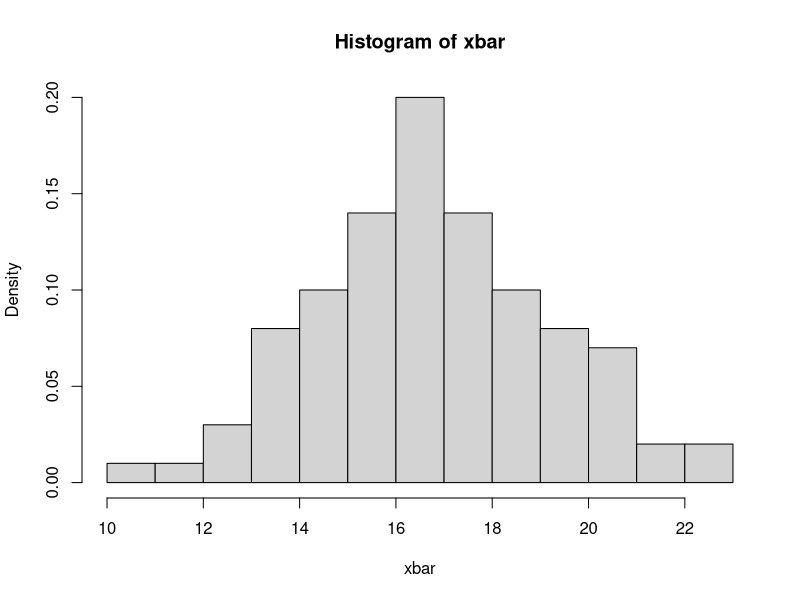
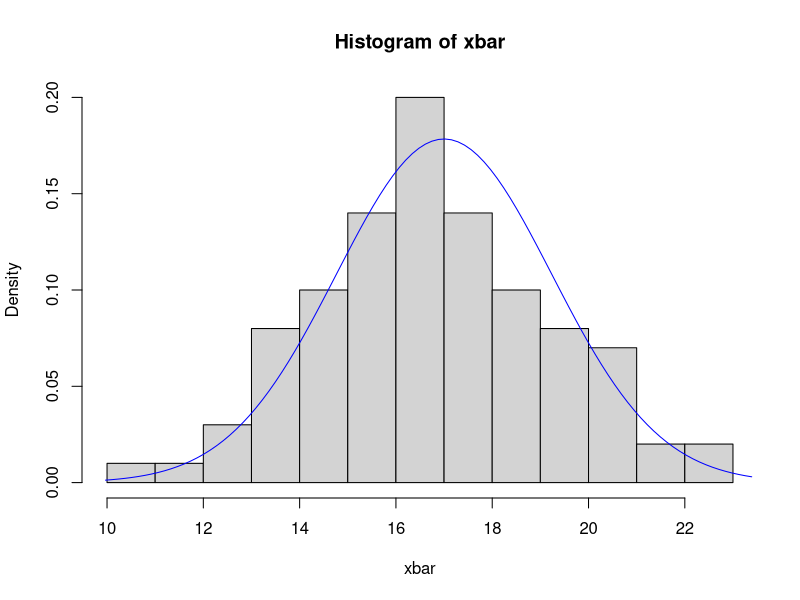
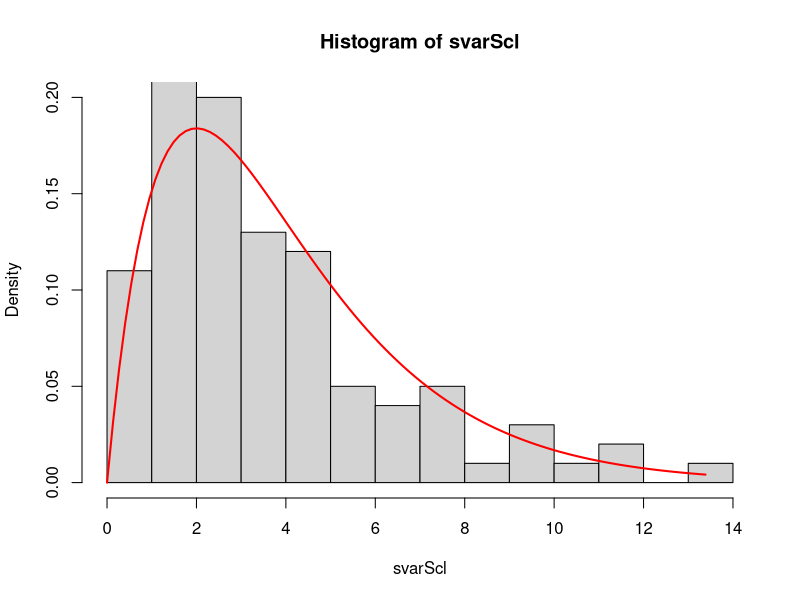
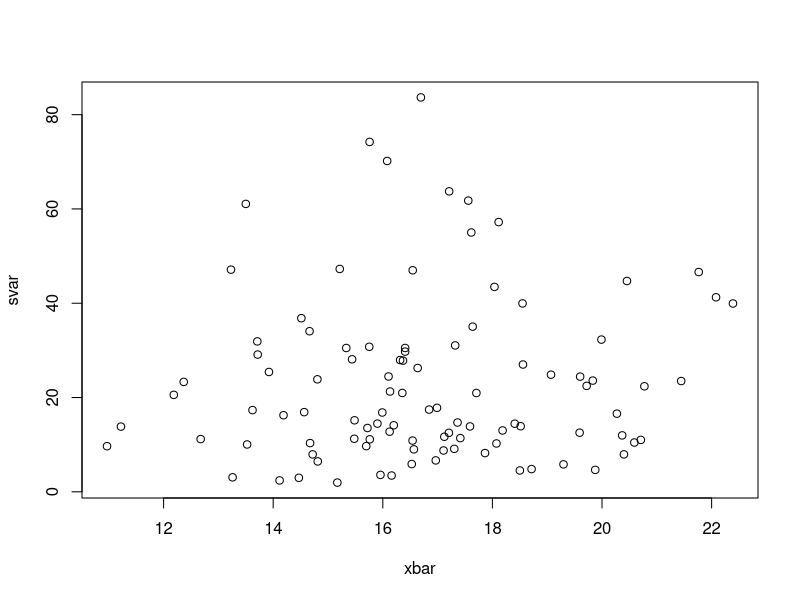
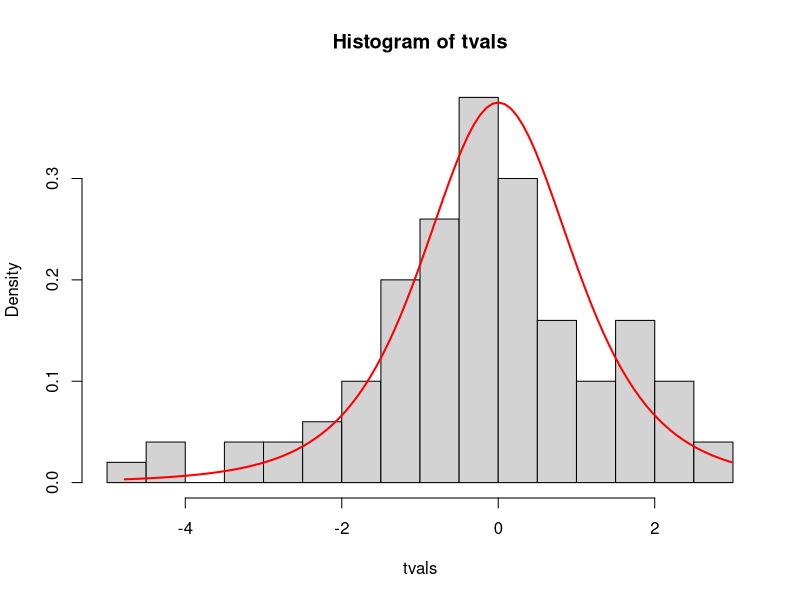
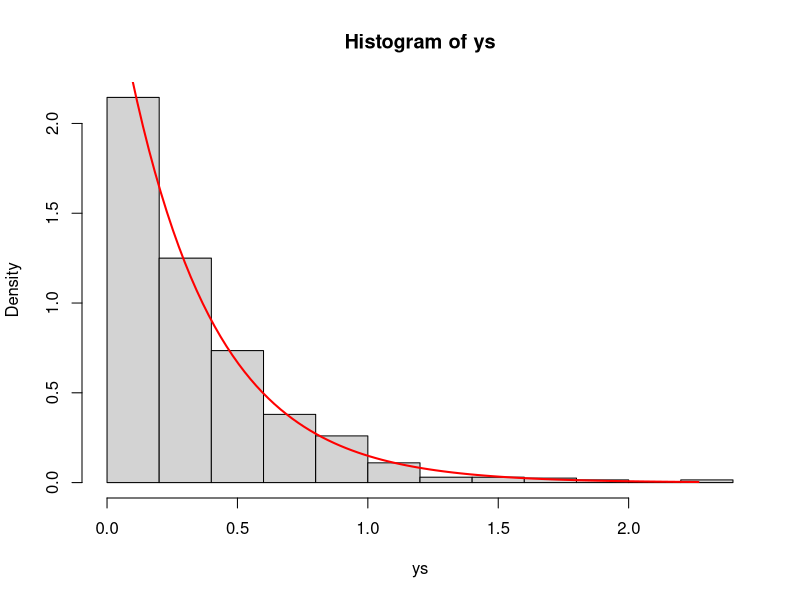
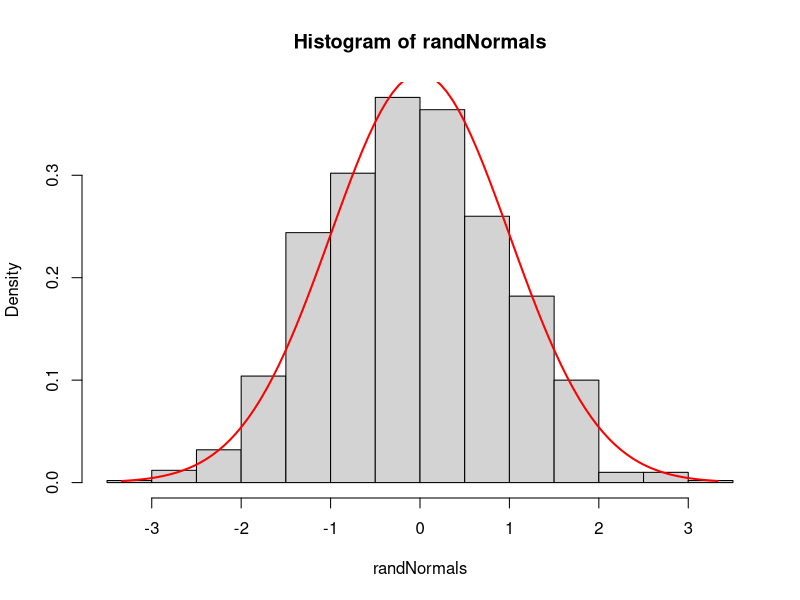

Write the R code that produced these figures, in order.
#
# PRACTICAL 1-3: Distributions Arising in Normal Sampling
# -------------------------------------------------------
#
#
# In this practical, we will investigate the behaviour and distributions of summary statistics
# calculated from samples of normally-distributed data. To do this, we will use R to simulate large
# numbers of Normal random samples, and from each of which we will compute the sample mean and
# variance. By repeating this experiment for a large number of such samples, we will accumulate a
# large number of sample means and variances which we will investigate and compare to the results
# we would expect to find from the theory in lectures.
  
# You will need the following skills from previous practicals:
#   *   Basic R skills with arithmetic, functions, etc
#   *   Manipulating and creating vectors: `c`, `seq`, 
#   *   Calculating data summaries: `mean`, `sd`, `var`, `min`, `max`
#   *   Plotting a scatterplot with `plot`, and a histogram with `hist`
# New R techniques:
#   *   Random number generation with `rnorm`, `runif`, etc
#   *   Evaluation of standard density functions via `dnorm`, `dunif`, etc
#   *   Creating a matrix with `matrix`
#   *   Applying a function to every row/column of a matrix with `apply`
#   *   Drawing a curve on an existing plot using `lines`

#
# ==================================================================================
#
# 1. Normal Sampling Theory
#
# First, let's recap (or introduce) a little theory. If you haven't seen this yet in lectures, you
# will soon (Lecture 4). Consider a sample of n Normally-distributed data points: X_1, ... ,X_n 
# i.i.d random variables from N(μ, σ^2/n). We can say:
#
# * The sample mean Xbar has distribution:
#
#          n
#  Xbar =  ∑ X_i ∼ N(μ,σ^2/n).
#         i=1
#
# * The sample variance S^2 is independent of Xbar, and is such that
#
#  (n−1) 
#  ----- S^2 ∼ χ^2_{n−1}.
#   σ^2
#
# * If we standardise Xbar using the sample sd, S, instead of the population sd, σ, we don't get a
# Normal distribution -  we get the following t distribution instead: 
#
#     (Xbar − μ)  
# T = ----------  ∼ t_{n−1}
#        S/√n


# ========================================================================================
#
# 2. Generating the samples
#
#
# In order to illustrate this theory, we require a large number of samples from normal distributions that will act as our data in the following calculations. To generate the random numbers from a normal distribution, we will use the `rnorm` function.
#
# ^^^^^^^^^^^^^^^^^^^^^^^^^^^^^^^^^^^^^^^^^^^^^^^^^^^^^^^^^^^^^^^^^^^^^^^^^^^^^^^^^^^^^^^^^^^^^^^
# ^ TECHNIQUE: 
# ^ 
# ^ We can use the `rnorm` function to generate random numbers from a normal distribution. To 
# ^ generate `n` random normal variates from a Normal distribution with mean `m` and standard 
# ^ deviation `s`, we use the command:
# ^  
# ^  rnorm(n, mean=m, sd=s)
# ^
# ^ The `mean` and `sd` arguments are optional, and default to 0 and 1 respectively if missing.
# ^
# ^ For more details, see the section on random number generation in "R Help 5: Basic Stats".
# ^
# ^^^^^^^^^^^^^^^^^^^^^^^^^^^^^^^^^^^^^^^^^^^^^^^^^^^^^^^^^^^^^^^^^^^^^^^^^^^^^^^^^^^^^^^^^^^^^^^
                                                 
#
# Exercise 2.1:
# ~~~~~~~~~~~~~
#  * Use the `rnorm` function to try generating:
#
#    a. 5 random standard Normal numbers
#
#    b. 20 random numbers from N(5, 5^2)
#
#  * Check the mean and standard deviation of your sample using the `mean` and `sd` functions - are the values what you expected?



samp1 <- rnorm(5) ## 5 standard normals
mean(samp1) ## expect mean approx 0, but sample is small so we wouldn't worry if we weren't close
var(samp1)  ## and var approx 1
samp2 <- rnorm(20,mean=5,sd=5) ## set mean and sd arguments to get N(5,25)
mean(samp2) ## expect about 5
sd(samp2) ## expect sqrt(25)=5




# Exercise 2.2:
# ~~~~~~~~~~~~~
#
#  * Now we're ready to construct our data set. Using `rnorm`, generate a vector of 500 random
#    standard normal values, and save it to a variable `zs`. Check the mean and standard 
#    deviation are consistent with the population distribution.


zs <- rnorm(500)
zs[1:5] ## print the first few elements
mean(zs)
sd(zs)



# Exercise 2.3:
# ~~~~~~~~~~~~~
#
# Let’s change the mean and variance of our sample to make things (fractionally) more interesting.
# Lets suppose we want our data to come from a normal population with mean 17 and standard 
# deviation 5.
#
#  * Recall that if Z ~ N(0,1), then (a+bZ) ~ N(a,b^2) - use this result to apply the appropriate
#    transformation to `zs` to correspond with the new population mean and variance, and save the
#    result to a new variable `xs`.
#
#  * Check the mean and standard deviation of xs to ensure your transformation worked as intended.
#
#  * Hint: you can apply standard arithmetic to vectors in R.

xs <- 17+5*zs
xs[1:5]
mean(xs)
sd(xs)



# Next, we want to treat our 500 X values as if they were 100 different random samples, each of
# size 5. To do this, we will transform our vector of length 500 into a `matrix` with 100 rows 
# and 5 columns. This way, each of the rows in the matrix corresponds to a different random 
# sample of size 5.

# ^^^^^^^^^^^^^^^^^^^^^^^^^^^^^^^^^^^^^^^^^^^^^^^^^^^^^^^^^^^^^^^^^^^^^^^^^^^^^^^^^^^^^^^^^^^^^^^
# ^ TECHNIQUE: 
# ^ 
# ^ A matrix is created using the `matrix` function, which takes three arguments: the values of 
# ^ the matrix (`data`), the number of rows (`nrow`), and the number of columns (`ncol`).
# ^ 
# ^ To produce a 3 x 3 matrix containing the integers 1 to 9, we would write:
# ^ 
# ^   matrix(1:9, nrow = 3, ncol=3)
# ^ 
# ^ For more details, see "R Help 6: Matrices".
# ^ 
# ^^^^^^^^^^^^^^^^^^^^^^^^^^^^^^^^^^^^^^^^^^^^^^^^^^^^^^^^^^^^^^^^^^^^^^^^^^^^^^^^^^^^^^^^^^^^^^^

# Exercise 2.4:
# ~~~~~~~~~~~~~
#
#
# * Use the `matrix` function to create a  100 x 5 matrix from the values in `xs`. 
# * Save the result as `xMatrix`.


xMatrix <- matrix(xs, nr=100, nc=5)
xMatrix[1:3,] ## print the first few rows



# ========================================================================================
#
# 3. Investigating Xbar
#
#
# To investigate the behaviour of Xbar, we need some data. From the previous step, we have 
# effectively generated 100 Normal samples each of size 5, each represented by a row in 
# `xMatrix`. What we want to do now to calculate the sample mean for each of these samples 
# (i.e every row). This will give us a collection of 100 observed sample mean values, xbar, 
# drawn from the distribution of Xbar which we can investigate more closely.

# ^^^^^^^^^^^^^^^^^^^^^^^^^^^^^^^^^^^^^^^^^^^^^^^^^^^^^^^^^^^^^^^^^^^^^^^^^^^^^^^^^^^^^^^^^^^^^^^
# ^ TECHNIQUE: 
# ^ 
# ^ We can use the `apply` function to evaluate the same function for either every row or every
# ^ column of a given matrix (or data frame). This is particularly useful for computing summary
# ^ statistics (means, standard deviations, etc) for all variables in a data set.
# ^ 
# ^ The `apply` function takes three arguments: 
# ^  *  `X` - the matrix or data frame to use for calculations
# ^  *  `MARGIN` - which indicates whether to evaluate over the rows (`MARGIN=1`) or 
# ^                columns (`MARGIN=2`) of the matrix
# ^  *  `FUN` - the name of the function we wish to evaluate.
# ^ 
# ^ For example, to calculate the minimum value in each column of a matrix `A`, we could write
# ^ 
# ^   apply(A, MARGIN=2, FUN=min)
# ^ 
# ^ For more details, read the entry in "R Help 9: Programming" on `apply`.
# ^                                          
# ^^^^^^^^^^^^^^^^^^^^^^^^^^^^^^^^^^^^^^^^^^^^^^^^^^^^^^^^^^^^^^^^^^^^^^^^^^^^^^^^^^^^^^^^^^^^^^^


#
# Exercise 3.1:
# ~~~~~~~~~~~~~
#
#  * Use the `apply` function to compute the sample `mean` for every row of `xMatrix`. 
#    Save the results as `xbar`.
#
#  * Calculate the mean and variance of `xbar` - do they agree with the values that we would 
#    expect from the theoretical distribution of Xbar given in section 1.1 above?

xbar <- apply(xMatrix, MARGIN=1, FUN=mean)
xbar[1:5]




# Now we'll use the `hist` function to plot a histogram of the `xbar` values from our sample, 
# and we'll overlay the Normal density curve we'd expect from the theory on top of the 
# histogram using `lines`.

#
# Exercise 3.2:
# ~~~~~~~~~~~~~
#  * If you're unfamiliar with plotting histograms with `hist`, quickly read up  on the `hist`
#    function in "R Help 7: Plots".
#
#  * Use `hist` to draw a histogram of `xbar` setting `breaks=15` to ensure we show enough detail
#    in the bars in the plot, and set `freq=FALSE` to plot the vertical axis as frequency density
#    instead of frequency.

hist(xbar,freq=FALSE,breaks=15)



# ^^^^^^^^^^^^^^^^^^^^^^^^^^^^^^^^^^^^^^^^^^^^^^^^^^^^^^^^^^^^^^^^^^^^^^^^^^^^^^^^^^^^^^^^^^^^^^^
# ^ 
# ^ TECHNIQUE: 
# ^ 
# ^ R provides a range of functions to support calculations with standard probability distributions.
# ^ To save creating our own functions to evaluate the pdfs and cdfs, we can use these standard 
# ^ functions instead. 
# ^ 
# ^ For every distribution there are four functions. The functions for each distribution begin
# ^ with a particular letter to indicate the functionality (see table below) followed by the name
# ^ of the distribution:
# ^ 
# ^ | Letter | e.g.    | Function                                                          |
# ^ |--------|---------|-------------------------------------------------------------------|
# ^ | "d"    | `dnorm` | evaluates the probability density (or mass) function, f(x)        |
# ^ | "p"    | `pnorm` | evaluates the cumulative density function, F(x)=P[X <= x], hence  |
# ^ |        |         | finds the probability the specified random variable is less than  |
# ^ |        |         | the given argument.                                               |
# ^ | "q"    | `qnorm` | evaluates the inverse cumulative density function (quantiles),    |
# ^ |        |         | F^{-1}(q) i.e. given a probability q it returns the value x such  |
# ^ |        |         | that P[X <= x] = q. Used to obtain critical values associated     |
# ^ |        |         | with particular probabilities q.                                  |
# ^ | "r"    | `rnorm` | generates random numbers                                          |
# ^   
# ^   We've already seen one example with `rnorm` to generate random Normal values. The appropriate
# ^ functions for Normal, t and chi^2 distributions are given below, along with the optional
# ^ l parameter arguments.
# ^ 
# ^     + Normal distribution: `dnorm`, `pnorm`, `qnorm`, `rnorm`.
# ^                            Parameters: `mean` (mu) and `sd` (sigma).
# ^     + t distribution: `dt`, `pt`, `qt`, `rt`. 
# ^                       Parameter: `df`.
# ^     + chi^2 distribution: `dchisq`, `pchisq`, `qchisq`, `rchisq`. 
# ^                       Parameter: `df`.
# ^ 
# ^^^^^^^^^^^^^^^^^^^^^^^^^^^^^^^^^^^^^^^^^^^^^^^^^^^^^^^^^^^^^^^^^^^^^^^^^^^^^^^^^^^^^^^^^^^^^^^

#
# Exercise 3.3:
# ~~~~~~~~~~~~~
#
# To produce the Normal density curve, we need to evaluate the pdf of N(μ, σ^2/n) over the 
# plotting range of the histogram:
#
# * First, construct a sequence of values (using `seq`) which starts at the minimum of `xbar` 
#   and goes up to the maximum value of `xbar` and has length `100`. 
#   Save this vector as `seqx`.
#   Hint: You'll need the `seq`, `min`, and `max` functions - see "R Help 4 Vectors" for help
#         if needed.
# * We can use `dnorm` to evaluate the normal density function at the values `seqx` and save
#   these values as `ndens`. Try this now.
#   Make sure you supply the correct value of μ to the `mean` argument, and σ/√n to the `sd`
#   argument, otherwise your pdf won't match the histogram. 



# ^^^^^^^^^^^^^^^^^^^^^^^^^^^^^^^^^^^^^^^^^^^^^^^^^^^^^^^^^^^^^^^^^^^^^^^^^^^^^^^^^^^^^^^^^^^^^^^
# ^ TECHNIQUE: 
# ^ 
# ^ We can use R's line drawing function `lines` to add an (approximate) curve to a plot. 
# ^ To draw a function f(x) on an existing plot, we evaluate the function f at a sequence of x 
# ^ points and then use `lines` to draw connected line segments between each (x,f(x)) pair to 
# ^ form the curve.
# ^ 
# ^ For example, if we save the x values in a vector `xs` and the f(x) values in a vector `fs`
# ^ then the command to add the curve to the plot is:
# ^ 
# ^   lines(x=xs, y=fs)
# ^ 
# ^ Like other plotting functions, `lines` can be modified by adding argumets to specify 
# ^ different line types, widths, and colours. See the "R Help 8: Advanced plots" page for 
# ^ detail on how to customise your curve.
# ^ 
# ^^^^^^^^^^^^^^^^^^^^^^^^^^^^^^^^^^^^^^^^^^^^^^^^^^^^^^^^^^^^^^^^^^^^^^^^^^^^^^^^^^^^^^^^^^^^^^^



#
# Exercise 3.4:
# ~~~~~~~~~~~~~
#  * Use the `lines` function to add a solid blue curve between the points `x=seqx` and 
#    `y=ndens` to your histogram. 
#
#  * _Note:_ if your density curve goes off the top of your plot, then try redrawing the 
#    histogram but set the limits of the vertical axis by passing the `ylim=c(a,b)` argument 
#    to the `hist` function where `a` and `b` are your desired upper and lower limits of the
#    y axis. Use a lower limit of `0` and choose the upper limit to be large enough to see the
#    entire curve.
#
#  * How does the distribution of our sample of xbar values compare (in terms of shape, location,
#    and spread) with the theoretical distribution of Xbar? Does it agree with the theory?
#


hist(xbar,freq=FALSE,breaks=15)
tmpx <- seq(min(xbar)-1, max(xbar)+1, length=100)
ndens <- dnorm(tmpx, mean=17, sd=5/sqrt(5))
lines(x=tmpx, y=ndens, col='blue')






# ========================================================================================
#
# 4. Investigating S^2 and T
#
#
# Now lets look move on to investigate the sample variances and standardised values. If our data
# are normal, then a multiple of the sample variance (n−1) S^2 / σ^2 should follow a χ2 
# distribution with n−1 degrees of freedom. Let’s compute the sample variances for our 100 
# samples and investigate this using the techniques above.
#
#
#
# Exercise 4.1:
# ~~~~~~~~~~~~~~
#
# * Apply the `var` function to each of the samples in `xMatrix` to create a vector of 100
#   sample variances, s^2. 
#   Call these `svar`.
# * The theory says that the random quantity (n−1)S^2/σ^2 has a χ2_(n-1) distribution. Re-scale
#   the sample variances by multiplying `svar` by (n−1)/σ^2, and call this `svarScl` (for 'scaled
#   sample variance').
# * Calculate the mean and variance of `svarScl` - do they agree with the mean and variance
#   of the appropriate χ2_(n-1) distribution? 

svar <- apply(xMatrix, MARGIN=1, FUN=var)
svarScl <- (5-1)/5^2 * svar
mean(svarScl) ## expect mean = df = (n-1) = 4
var(svarScl)  ## expect var = 2*df = 2*(n-1) = 8




#
# Exercise 4.2:
# ~~~~~~~~~~~~~~
#
# * Go back to your code from Exercises 3.2-3.4 to plot the histogram of $\bar{x}$ with a 
#   normal density curve on top. 
#   Adjust the code to instead plot a histogram of s^2 and overlay the density function for
#   a χ2_n−1 distribution using the `dchisq` function.
# * Do the samples appear consistent with the theoretical distribution?

hist(svarScl,freq=FALSE,breaks=15,ylim=c(0,0.2))
tmpx <- seq(0, max(svarScl), length=100)
chisqdens <- dchisq(tmpx, df=(5-1))
lines(x=tmpx, y=chisqdens, col='red', lwd=2)



#
# Exercise 4.3:
# ~~~~~~~~~~~~~~
#
# * According to the theory, Xbar and S^2 should be independent. Use `plot` to produce a 
#   scatterplot of xbar against s^2.
#   Do they appear to be independent? What features of the plot support this conclusion?

plot(x=xbar, y=svar) ## we expect to see unstructured random scatter with no pattern





# The final theoretical result concerns the distribution of the sample means when standardised 
# by the sample variance, 
#
# T = (Xbar−μ)/(s/√n).
#
# We know that if we use the population variance, σ^2, in this calculation instead of s^2, then
# the standardised values are N(0,1). However, as this expression uses the sample variance the
# distribution is no longer normal, and is t-distributed instead to account for the extra 
# uncetainty we have introduced by using an estimate of σ^2.


#
# Exercise 4.4:
# ~~~~~~~~~~~~~~
# 
# * Using your values of `xbar` and `svar`, create a new vector `tvals` with elements equal to
#   (xbar−μ)/(s/√n) for each sample of size 5.
# * Using the techniques above, investigate the behaviour and distribution of `tvals` (inspect
#   the mean and variance, construct a histogram, overlay the appropriate density curve).

tvals <- (xbar-17)/sqrt(svar/5)
mean(tvals) ## expect mean=0
var(tvals)  ## expect var=df/(df-2)

hist(tvals,freq=FALSE,breaks=15)
tmpx <- seq(min(tvals), max(tvals), length=100)
tdens <- dt(tmpx, df=(5-1))
lines(x=tmpx, y=tdens, col='red', lwd=2)



# ========================================================================================
#
# 5. Probability Integral Transform
#
# All of the calculations we performed in the preceding section required us to be able to
# generate random numbers from a particular distribuion, in this case the Normal. We will 
# see (or have seen) in Lecture 2 that we can generate random numbers from (almost) any 
# distribution by simply applying an appropriate transformation to simple standard uniform 
# random numbers.
#
# The theory we require is known as the probability integral transform, and goes as follows. 
# Let X be a continuous random quantity with cdf F_X(x), and let U be a standard uniform 
# random quantity, U ∼ U[0,1]. Then 
#
#  1. the random quantity Y=F_X(X) has a standard uniform distribution U[0,1];
#
#  2. the random quantity W=F^{−1}_X(U) has cdf equal to F_X, and thus W has the same 
#     distribution as X.
#
# It is the second part of this theorem that is of relevance to generating random numbers from
# specific distributions. So long as we can find F^{−1}_X for the distribution we want, we can
# generate uniform random numbers, u, and apply the transformation F^{−1}_X(u) to produce random
# numbers from another distribution which have the distribution of X. This process is known as
# inverse sampling:
#  
# For example, let’s consider the exponential distribution with ‘rate’ λ>0 which has c.d.f.
#
#  F(y) = 1 − exp(−λy)
#
# for y ≥ 0 and 0 elsewhere. 
#
# If we set U=F(y), then we can find the inverse CDF as (check this result!)
#
#  Y = −log(1−U)/λ.
#
# Then by the theorem above, if U ~ U[0,1] the random quantity Y must have an exponential 
# distribution  with rate λ.
#
# Let’s investigate this further by verifing the result numerically:

#
# Exercise 5.1:
# ~~~~~~~~~~~~~
# 
# * Generate a sample of 1000 random numbers from the uniform distribution on [0,1] as the
#   vector `us`. You'll need the `runif` function.
#
# * Use the result above to transform the uniform sample into an exponential distribution with
#   rate λ (pick your own value of λ>0). Call these `ys`.
#
# * Plot a histogram of `ys`` and overlay the density function for the exponential distribution
#   using your value of λ - you’ll need to use the `dexp`` function to evaluate the exponential
#   density.
#


us <- runif(1000)
ys <- -log(1-us)/3 ## choose lambda=3

hist(ys,freq=FALSE,breaks=15)
tmpx <- seq(min(ys), max(ys), length=100)
xpdens <- dexp(tmpx, rate=3)
lines(x=tmpx, y=xpdens, col='red', lwd=2)




#
# Exercise 5.2:
# ~~~~~~~~~~~~~
# 
# * R has defined the inverse CDF functions for most standard distributions, these are the 
#   ‘quantile’ functions that  begin with `q` for each standarad distribution, e.g. `qnorm`,
#    `qchisq`, etc. 
#
# * Generate a random sample of size 1000 from a Normal distribution with zero mean and unit
#   variance using only the two functions `runif` and `qnorm`. Check the distribution of your 
#   random numbers in the same way as above.

tmpu <- runif(1000)
randNormals <- qnorm(tmpu)
hist(randNormals, freq=FALSE,breaks=15)
tmpx <- seq(min(randNormals), max(randNormals), length=100)
ndens <- dnorm(tmpx)
lines(x=tmpx, y=ndens, col='red', lwd=2)




